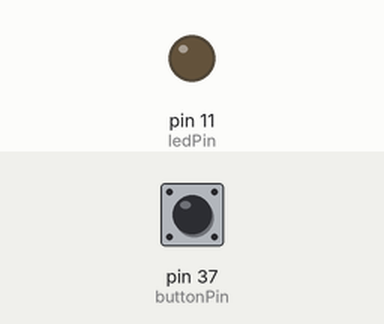
This program was run on a simulated Raspberry Pi (header pin numbers). Parts: output pins drawn as LEDs (lit = HIGH). The test bench sets the inputs (shaded band); at power-on: pin 37 (buttonPin) HIGH. What the program prints to the terminal is not drawn.

Above: at 1.2 s.
1.3 s: pin 37 (buttonPin) pulled LOW for 0.15 s
At 1.37 s:
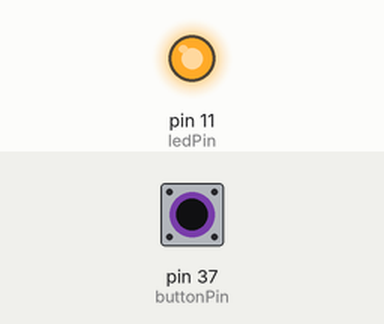
2.9 s: pin 37 (buttonPin) pulled LOW for 3.2 s
At 7.3 s:
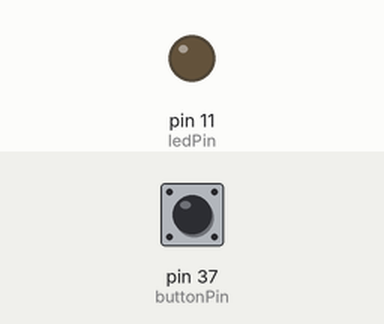
Timing chart, 0 to 8.8 s (numbered marks = the images above; inputs shaded):
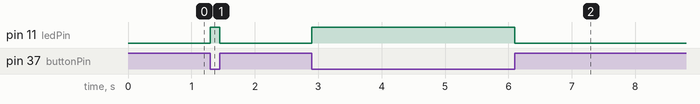

The program:

button.py
```python
import RPi.GPIO as GPIO
GPIO.setwarnings(False)
ledPin = 11
buttonPin = 37

GPIO.setmode(GPIO.BOARD) # use PHYSICAL GPIO Numbering
GPIO.setup(ledPin, GPIO.OUT)
GPIO.setup(buttonPin, GPIO.IN)
GPIO.output(ledPin, GPIO.LOW)
print ("Bereit.")

while True:
    if GPIO.input(buttonPin) == GPIO.LOW:
        GPIO.output(ledPin, GPIO.HIGH)
    else:
        GPIO.output(ledPin, GPIO.LOW)
```

Measured:
- after the input at 1.3 s, pin 11 (ledPin): LOW → HIGH at once, → LOW 0.15 s later
- after the input at 2.9 s, pin 11 (ledPin): LOW → HIGH at once, → LOW 3.2 s later
